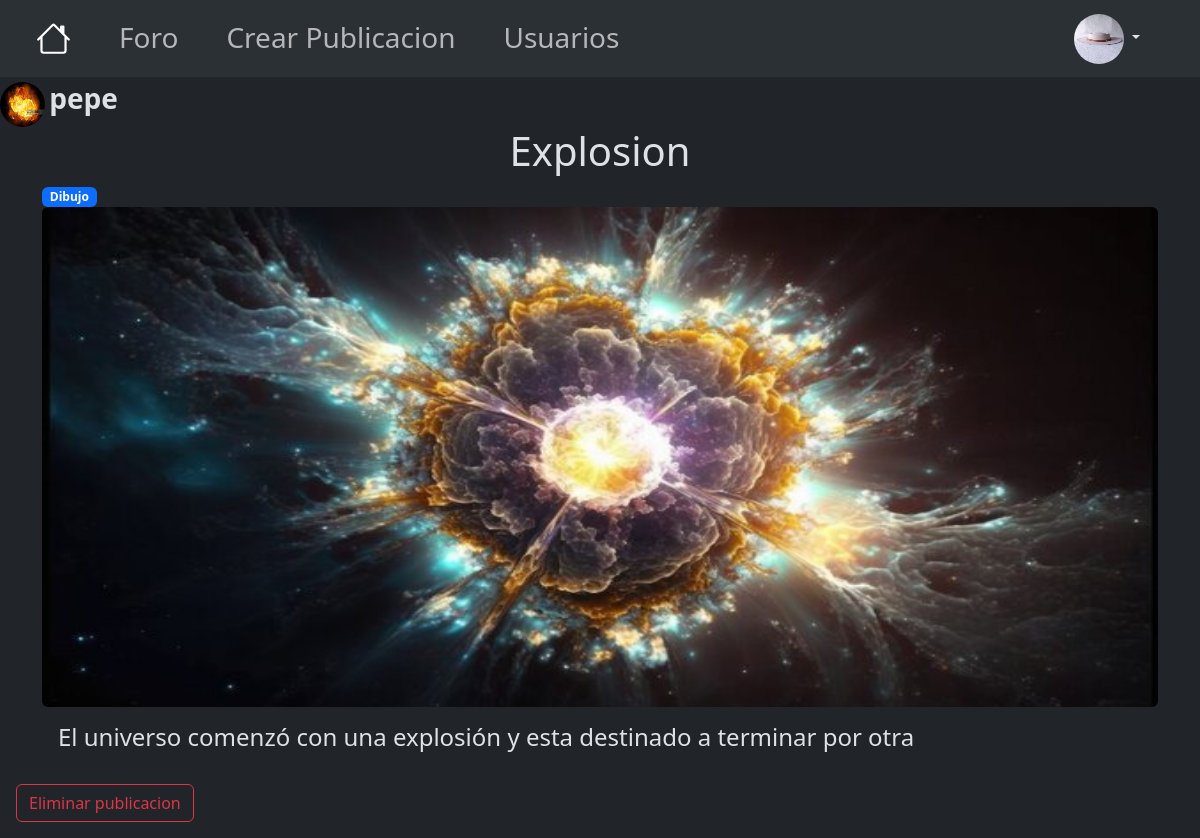
/view/forum/publicacion.php?id=1&publicacion=6 (signed in), run on the app's committed database.
### tables this page shows
CREATE TABLE `customizacion` (
  `id` int(11) NOT NULL,
  `id_usuario` int(11) NOT NULL,
  `background` varchar(255) NOT NULL,
  `profile_pic` varchar(255) NOT NULL
);

CREATE TABLE `noticias` (
  `id` int(11) NOT NULL,
  `id_user` int(11) NOT NULL,
  `id_categoria` int(11) NOT NULL,
  `titulo` varchar(255) NOT NULL,
  `descripcion` text NOT NULL,
  `imagen` varchar(255) NOT NULL,
  `likes` int(11) NOT NULL,
  `fecha_creacion` varchar(255) NOT NULL
);

CREATE TABLE `users` (
  `id` int(11) NOT NULL,
  `email` varchar(255) NOT NULL,
  `password` varchar(255) NOT NULL,
  `username` varchar(255) NOT NULL,
  `rango` int(11) NOT NULL
);

CREATE TABLE `categorias` (
  `id` int(11) NOT NULL,
  `tipo` varchar(255) NOT NULL
);

### includes/userdata.php (called while the page is built, shortened)
<?php
require_once('dbasile.php');
    $sql = 'SELECT * FROM customizacion WHERE id_usuario = ?';
    $stmt = $conx->prepare($sql);
    $stmt->bind_param('i', $id);
    $stmt->execute();
    $resultadoSTMT2 = $stmt->get_result();
    $fila2 = $resultadoSTMT2->fetch_object();
?>

### view/forum/publicacion.php (the view, shortened to what this page needs)
<?php
$idPubli = isset($_GET['publicacion']) ? $_GET['publicacion'] : 0;
?>
<!DOCTYPE html>
<html lang="en" data-bs-theme="dark">
<head>
    <link href="https://cdn.jsdelivr.net/npm/bootstrap@5.3.2/dist/css/bootstrap.min.css" rel="stylesheet">
</head>
<body>
    <?php include_once('../../includes/navbar.php');
$sql = 'SELECT N.* , CA.tipo, U.username, U.rango FROM noticias N ';
$sql.= 'INNER JOIN categorias CA ON(N.id_categoria = CA.id) ';
$sql.= 'INNER JOIN users U ON(N.id_user = U.id) WHERE N.id = ? ';
$stmt = $conx->prepare($sql);
$stmt->bind_param('i', $idPubli);
$stmt->execute();
$resultadoSTMT_noticia = $stmt->get_result();
$filaN = $resultadoSTMT_noticia->fetch_object();
$id_author = $filaN->id_user ;
$sql = 'SELECT * FROM customizacion WHERE id_usuario = ?';
$stmt = $conx->prepare($sql);
$stmt->bind_param('i', $id_author);
$stmt->execute();
$resultadoSTMT_custom = $stmt->get_result();
$filaC = $resultadoSTMT_custom->fetch_object();
    ?>
    <img class='rounded-circle' width="45px" height="45px" src="<?php echo $filaC->profile_pic ?>" alt="">
    <b class="fs-3"> <?php echo $filaN->username; ?></b>
    <div class="container">
        <h1 class="text-center"> <?php echo $filaN->titulo ; ?></h1>
        <div class="badge bg-primary"> <?php echo $filaN->tipo ?> </div>
        <img class=' rounded' width="100%" height="500px" src='<?php echo $filaN->imagen ?>' alt="...">
        <h4 class="m-3"> <?php echo $filaN->descripcion ?> </h4>
    </div>
    <?php if (isset($_SESSION['administrador']) || $id_author == $id) { ?>
        <form method="POST" action="../../validacionesAdmin/delete.php">
            <input type="submit" class="m-3 btn btn-outline-danger" value="Eliminar publicacion">
        </form>
    <?php } ?>
</body>
</html>

### includes/navbar.php (shortened to what this page needs)
<?php $id = isset($_GET['id']) ? $_GET['id'] : 0; ?>
<?php require('userdata.php'); ?>
<nav class="navbar navbar-expand-lg bg-body-tertiary">
  <div class="container-fluid">
    <div class="collapse navbar-collapse" id="navbarSupportedContent">
      <ul class="navbar-nav me-auto mb-2 mb-lg-0">
        <li class="nav-item px-3">
          <a class="nav-link active" aria-current="page" href= <?php echo "http://localhost/Programaci%C3%B3n/loginBasile/index.php?id=".$id ?>>
          </a>
        </li>
        <li class="nav-item px-3">
          <a class="nav-link fs-3 lato-thin" href= <?php echo "http://localhost/Programaci%C3%B3n/loginBasile/view/forum/foro.php?id=".$id ?>>Foro</a>
        </li>
        <li class="nav-item px-3">
          <a class="nav-link fs-3" href= <?php echo "http://localhost/Programaci%C3%B3n/loginBasile/view/forum/crear.php?id=".$id ?>>Crear Publicacion</a>
        </li>
        <li class="nav-item px-3">
          <a class="nav-link fs-3" href= <?php echo "http://localhost/Programaci%C3%B3n/loginBasile/view/user/userList.php?id=".$id ?>>Usuarios</a>
        </li>
    </ul>
    <?php if(isset($_SESSION['regularUser']) || isset($_SESSION['administrador']) && $id != '0') {?>
        <div class="dropdown px-5">
    <a class="nav-link dropdown-toggle" href='#' role="button" data-bs-toggle="dropdown" aria-expanded="false">
    <img class="rounded-circle" height="50" width="50" alt="wo" src=" <?php echo $fila2->profile_pic ?>"/>
    </a>
    </div>
    <?php } ?>
    </div>
  </div>
</nav>

### data on the page
customizacion: profile_pic (picture)
customizacion: profile_pic (picture)
noticias: id_user.username "pepe", titulo "Explosion", id_categoria.tipo "Dibujo", imagen (picture), descripcion "El universo comenzó con una explosión y esta destinado a terminar por otra"
